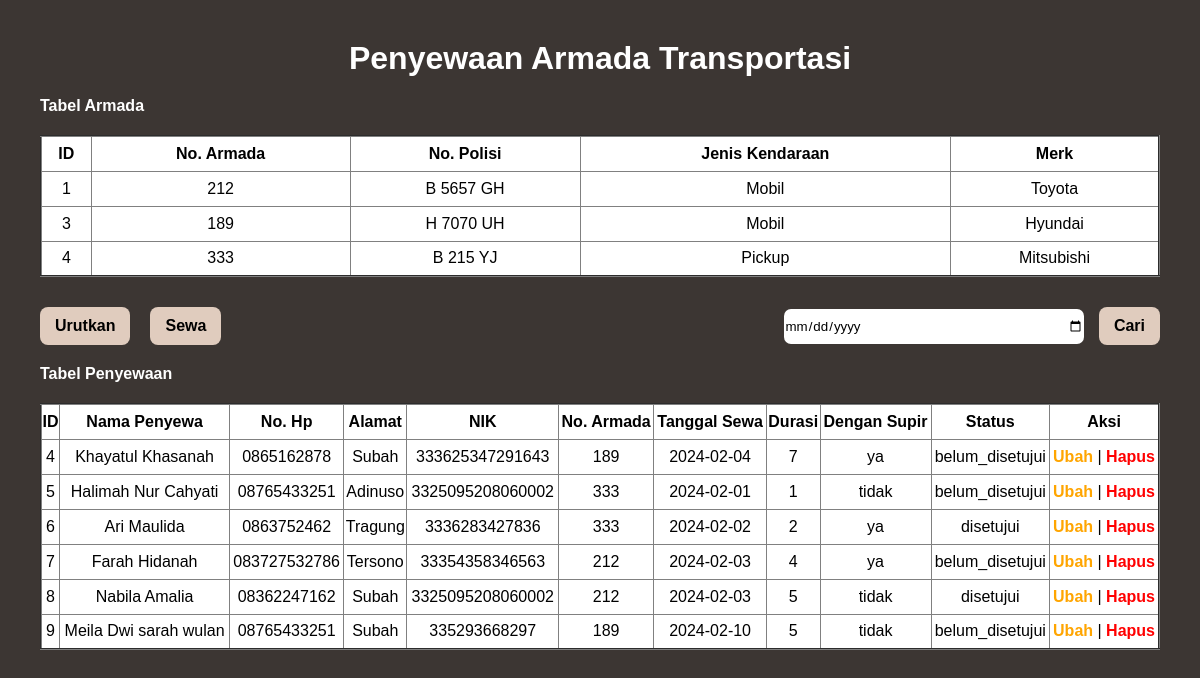
The page / on the database its author committed.
### tables this page shows
CREATE TABLE `armada` (
  `id` int(11) NOT NULL,
  `no_armada` int(11) NOT NULL,
  `no_polisi` varchar(20) NOT NULL,
  `jenis` enum('Mobil','Pickup','Van','Bus') NOT NULL,
  `merk` varchar(225) NOT NULL
);

CREATE TABLE `penyewaan` (
  `id` int(11) NOT NULL,
  `nama_penyewa` varchar(100) NOT NULL,
  `nohp` varchar(16) NOT NULL,
  `alamat` varchar(500) NOT NULL,
  `nik` varchar(16) NOT NULL,
  `no_armada` int(11) NOT NULL,
  `tgl_sewa` date NOT NULL,
  `durasi` int(11) NOT NULL,
  `with_supir` enum('ya','tidak') NOT NULL,
  `status` enum('disetujui','belum_disetujui') NOT NULL
);

### index.php (the view, shortened to what this page needs)
<!DOCTYPE html>
<html lang="en">
<head>
    <link rel="stylesheet" href="css/index.css">
</head>
<body>
    <div class="container">
        <h1>Penyewaan Armada Transportasi</h1>
        <div class="tbl-armada">
            <p>Tabel Armada</p>
            <table  border="2" align="center">
                <tr>
                    <th>ID</th>
                    <th>No. Armada</th>
                    <th>No. Polisi</th>
                    <th>Jenis Kendaraan</th>
                    <th>Merk</th>
                </tr>
                <tr>
                    <?php
                    include "koneksi.php";
                    $query = mysqli_query($conn, "select * from armada");
                    while($data = mysqli_fetch_array($query)){
                    ?>
                    <td><?php echo $data['id']; ?></td>
                    <td><?php echo $data['no_armada']; ?></td>
                    <td><?php echo $data['no_polisi']; ?></td>
                    <td><?php echo $data['jenis']; ?></td>
                    <td><?php echo $data['merk']; ?></td>
                </tr>
                <?php } ?>
            </table>
        </div>
        <div class="header">
            <div class="urutkan">
                <form action="" method="post">
                    <button type="submit" name="sort">Urutkan</button>
                </form>
                <button class="btn-form"><a href="form.php">Sewa</a></button>
            </div>
            <div class="cari">
                <form action="" method="post">
                    <input type="date" name="key-search">
                    <button type="submit" name="search">Cari</button>
                </form>
            </div>
        </div>
        <p>Tabel Penyewaan</p>
        <table border="2" align="center">
            <tr>
                <th>ID</th>
                <th>Nama Penyewa</th>
                <th>No. Hp</th>
                <th>Alamat</th>
                <th>NIK</th>
                <th>No. Armada</th>
                <th>Tanggal Sewa</th>
                <th>Durasi</th>
                <th>Dengan Supir</th>
                <th>Status</th>
                <th>Aksi</th>
            </tr>
            <tr>
                <?php
                include "koneksi.php";
                $query = mysqli_query($conn, "select * from penyewaan");
                $datas = mysqli_fetch_all($query, MYSQLI_ASSOC);
                if(isset($_POST['search'])){
                    $key = $_POST['key-search'];
                    $result = [];
                    for($i=0; $i<count($datas); $i++){
                        if(strtolower($datas[$i]['tgl_sewa']) == strtolower($key)){
                            array_push($result, $datas[$i]);
                        }
                    }
                    refresh($result);
                } else {
                    refresh($datas);
                }
                function refresh($datas){
                    for($i=0; $i<count($datas); $i++){
                        $id = $datas[$i]['id'];
                        $setuju = $datas[$i]['status'];
                ?>
                <td><?php echo $datas[$i]['id']; ?></td>
                <td><?php echo $datas[$i]['nama_penyewa']; ?></td>
                <td><?php echo $datas[$i]['nohp']; ?></td>
                <td><?php echo $datas[$i]['alamat']; ?></td>
                <td><?php echo $datas[$i]['nik']; ?></td>
                <td><?php echo $datas[$i]['no_armada']; ?></td>
                <td><?php echo $datas[$i]['tgl_sewa']; ?></td>
                <td><?php echo $datas[$i]['durasi']; ?></td>
                <td><?php echo $datas[$i]['with_supir']; ?></td>
                <td><?php echo $datas[$i]['status'];?></td>
                <td>
                    <a class="ubah" href="ubah.php?id=<?php echo $id;?>&&status=<?php echo $setuju;?>">Ubah</a> |
                    <a class="hapus" href="hapus.php?id=<?php echo $id;?>">Hapus</a>
                </td>
            </tr>
            <?php } }?>
        </table>
    </div>
</body>
</html>

### css/index.css (style rules this page uses)
* { margin: 0; padding: 0; box-sizing: border-box; font-family: Arial, Helvetica, sans-serif; }
body { background-color: #3c3633; }
.container { margin: 40px; }
h1 { text-align: center; color: white; }
.header { display: flex; justify-content: space-between; }
.urutkan { display: flex; }
.btn-form { margin-left: 20px; }
.urutkan, .cari { margin-top: 30px; }
button { padding: 10px 15px; border-radius: 8px; font-weight: bold; border: none; background-color: #e0ccbe; font-size: medium; }
.cari button { margin-left: 10px; }
.cari input { height: 35px; width: 300px; border-radius: 7px; border: none; }
table { width: 100%; margin-top: 20px; font-weight: normal; text-align: center; background-color: white; border-collapse: collapse; }
tr { height: 35px; }
a { text-decoration: none; font-weight: bold; color: black; }
.ubah { color: orange; }
.hapus { color: red; }
p { margin-top: 20px; color: white; font-weight: bold; }

### rows shown on the page
armada: id "1", no_armada "212", no_polisi "B 5657 GH", jenis "Mobil", merk "Toyota"
armada: id "3", no_armada "189", no_polisi "H 7070 UH", jenis "Mobil", merk "Hyundai"
armada: id "4", no_armada "333", no_polisi "B 215 YJ", jenis "Pickup", merk "Mitsubishi"
penyewaan: id "4", nama_penyewa "Khayatul Khasanah", nohp "0865162878", alamat "Subah", nik "333625347291643", no_armada "189", tgl_sewa "2024-02-04", durasi "7", with_supir "ya", status "belum_disetujui"
penyewaan: id "5", nama_penyewa "Halimah Nur Cahyati", nohp "08765433251", alamat "Adinuso", nik "3325095208060002", no_armada "333", tgl_sewa "2024-02-01", durasi "1", with_supir "tidak", status "belum_disetujui"
penyewaan: id "6", nama_penyewa "Ari Maulida", nohp "0863752462", alamat "Tragung", nik "3336283427836", no_armada "333", tgl_sewa "2024-02-02", durasi "2", with_supir "ya", status "disetujui"
penyewaan: id "7", nama_penyewa "Farah Hidanah", nohp "083727532786", alamat "Tersono", nik "33354358346563", no_armada "212", tgl_sewa "2024-02-03", durasi "4", with_supir "ya", status "belum_disetujui"
penyewaan: id "8", nama_penyewa "Nabila Amalia", nohp "08362247162", alamat "Subah", nik "3325095208060002", no_armada "212", tgl_sewa "2024-02-03", durasi "5", with_supir "tidak", status "disetujui"
penyewaan: id "9", nama_penyewa "Meila Dwi sarah wulan", nohp "08765433251", alamat "Subah", nik "335293668297", no_armada "189", tgl_sewa "2024-02-10", durasi "5", with_supir "tidak", status "belum_disetujui"
